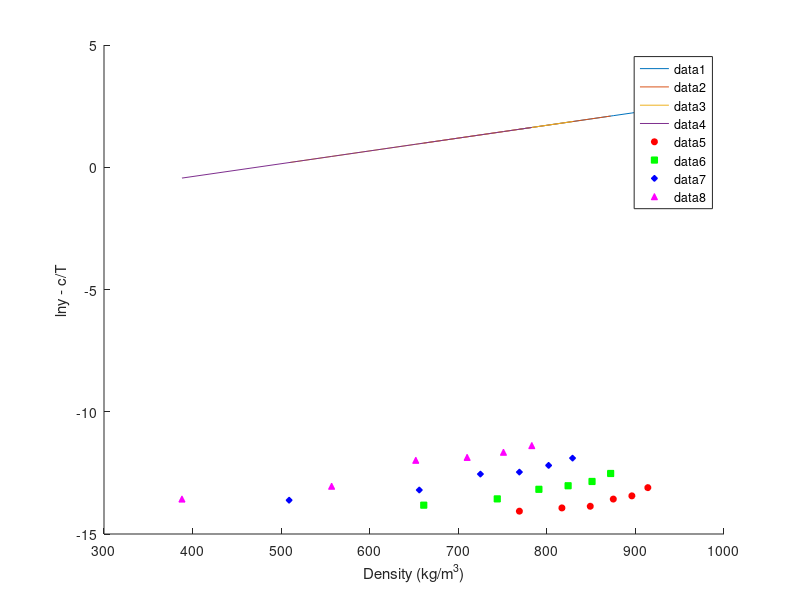

Source code (MATLAB):
clear;
% SC CO2 Thermo info
T_c_CO2 = 304.18;       % Critical Temp [Kelvin]
P_c_CO2 = 73.8;         % Critical Pressure [bar]
omega_CO2 = 0.225;      % Omega [-]

% Drug Thermo info
T_c_drug = 1149.5;      % Critical Temp [Kelvin]
P_c_drug = 10.57;       % Critical Pressure [bar]
omega_drug = 2.0964;    % Omega [-]

% Genral info
T = [308 318 328 338];              % Temp range
P = 1:1:300;                        % Pressure range from 1 to 300 bar with step of 1
k_ij = [0.103 0.117 0.126 0.134];   % Binary interaction parameter for PR/KM EoS
R = 8.314;                          % Gas Constant [J/mol·K]

Mw_drug = 598.5;
Mw_CO2 = 44.01;
Mw_methanol = 32.04;

rho_CO2 =   [769 817 849 875 896 914;
            661 744 791 824 851 872;
            509 656 725 769 802 829;
            388 557 652 710 751 783];               % Density [kg/m3]

y_b =   [2.03 2.32 2.48 3.33 3.80 5.32;
        1.63 2.11 3.12 3.61 4.30 5.96;
        1.29 1.96 3.76 4.08 5.36 7.22;
        0.90 1.52 4.39 4.94 6.10 8.01];        % mole fraction


% KJ Model info
a_KJ = -2.4761;
b_KJ = 5.2409*10^-3;
c_KJ = -4550.5306;

ln_y_KJ = zeros(4,6);
ln_y_KJ_cT = zeros(4,6);
ln_y_b_cT = zeros(4,6);
for n=1:4
    for i=1:6
        ln_y_KJ(n,i) = a_KJ + b_KJ*rho_CO2(n,i) + c_KJ/T(n);
        ln_y_KJ_cT(n,i) = ln_y_KJ(n,i) - c_KJ/T(n);
        ln_y_b_cT(n,i) = log(y_b(n,i)) + c_KJ/T(n);
    end
end

figure(1);
hold on;
plot(rho_CO2(1,:),ln_y_KJ_cT(1,:));
plot(rho_CO2(2,:),ln_y_KJ_cT(2,:));
plot(rho_CO2(3,:),ln_y_KJ_cT(3,:));
plot(rho_CO2(4,:),ln_y_KJ_cT(4,:));

scatter(rho_CO2(1,:),ln_y_b_cT(1,:), 20, 'r', 'o', 'MarkerFaceColor', 'r');
scatter(rho_CO2(2,:),ln_y_b_cT(2,:), 20, 'g', 's', 'MarkerFaceColor', 'g');
scatter(rho_CO2(3,:),ln_y_b_cT(3,:), 20, 'b', 'd', 'MarkerFaceColor', 'b');
scatter(rho_CO2(4,:),ln_y_b_cT(4,:), 20, 'm', '^', 'MarkerFaceColor', 'm');

legend()
xlabel('Density (kg/m^3)');
ylabel('lny - c/T');

% GM Model info
a_GM = 1.8309;
b_GM = -5710.4987;
c_GM = 3.8342;

% Chrastil Model info
a_Chrastil = 4.5889;
b_Chrastil = -12.7501;
c_Chrastil = -6759.0921;

% Bartle et al. Model info
a_Bartle = 13.2886;
b_Bartle = 9.0827;
c_Bartle = -6845.6966;

% Sung-Shim Model info
a_Sung = 5.7399;
b_Sung = -606.0322;
c_Sung = -447.5124;
d_Sung = -36.8120;

% Bian et al model info
a_Bian = 4.2910;
b_Bian = -4806.5989;
c_Bian = 0.0355;
d_Bian = -1.0456;
e_Bian = -9.5861*10^4;

% Sodeifian model info
a_Sodeifian = -16.8909;
b_Sodeifian = -13.0866*10^3;
c_Sodeifian = 1.4181;
d_Sodeifian = 1.1071*10^3;
e_Sodeifian = -2.9406*10^3;
f_Sodeifian = -838.2700;

